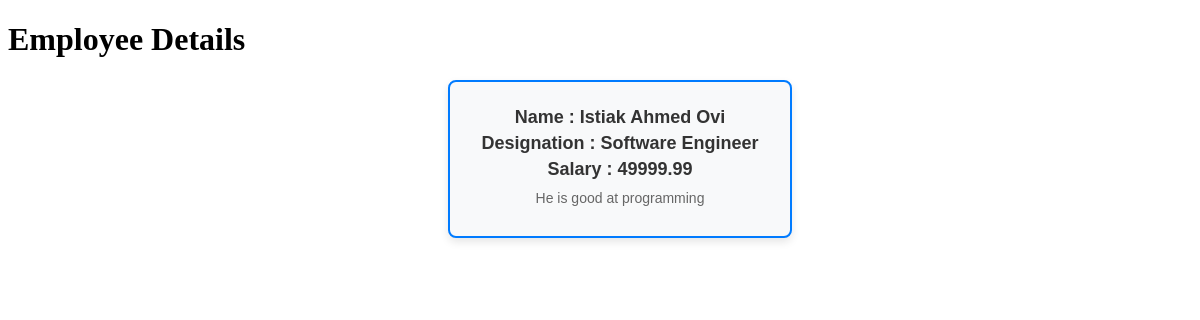
Page /employee/details/1 on the committed database.
### Employee/models.py (models this page shows, shortened)
class Employee(models.Model):
    Employee_Id  = models.PositiveIntegerField(default=1)
    name = models.CharField(max_length=20)
    address = models.TextField(max_length=50)
    phone_number = models.CharField(max_length=15)
    salary = models.DecimalField(max_digits=8,decimal_places=2)
    designation = models.CharField(max_length=50)
    description = models.TextField(max_length=200)

### Employee/views.py (the view)
# urls.py: path('details/<int:pk>',views.display_employee_details,name='employee_data'),
def display_employee_details(request,pk):
    employee_data = Employee.objects.get(pk=pk)
    return render(request,'employee_details.html',{'employee_data':employee_data})

### Employee/templates/employee_details.html (shortened to what this page needs)
<!DOCTYPE html>
<html lang="en">
<head>
        <link rel="stylesheet" href="https://matcha.mizu.sh/matcha.css">
</head>
<body>
    <h1>Employee Details</h1>
    <ul>
    <div class="employee-card">
        <h5>Name : {{ employee_data.name }}</h5>
        <h5>Designation : {{ employee_data.designation }}</h5>
        <h5>Salary : {{ employee_data.salary }}</h5>
        <p>{{ employee_data.description }}</p>
    </div>
    </ul>
</body>
</html>

### Employee/templates/employee_details.html (style rules this page uses)
.employee-card { border: 2px solid #007BFF; border-radius: 8px; padding: 20px; width: 300px; background-color: #f8f9fa; margin: 20px auto; box-shadow: 0 4px 8px rgba(0, 0, 0, 0.1); text-align: center; font-family: Arial, sans-serif; }
.employee-card h5 { font-size: 18px; color: #333; margin: 5px 0; }
.employee-card p { font-size: 14px; color: #666; margin: 10px 0; }

### rows in the picture
Employee: name "Istiak Ahmed Ovi", designation "Software Engineer", salary "49999.99", description "He is good at programming"
